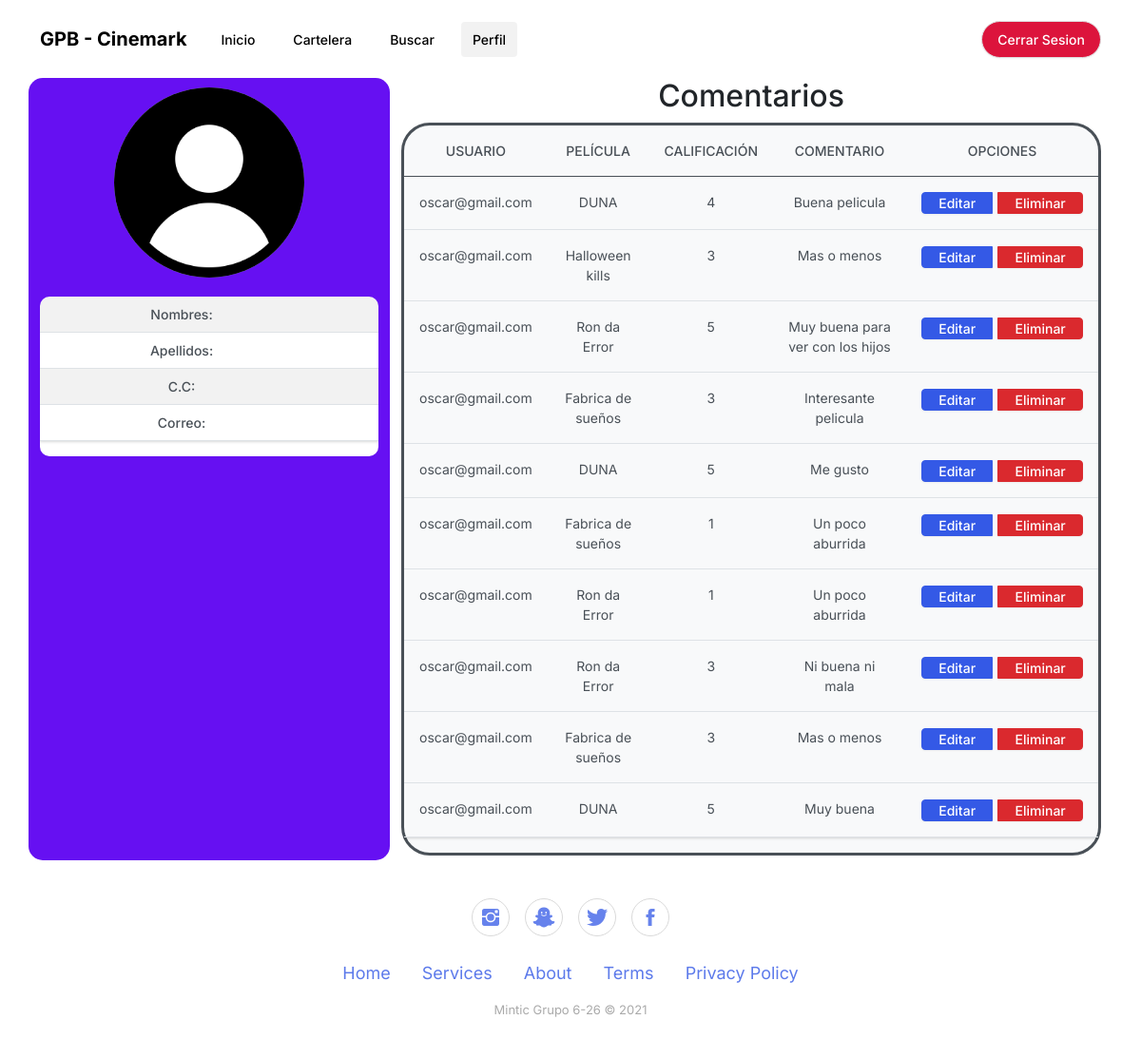
/perfil/4 (signed in), run on an earlier commit of the app's database.
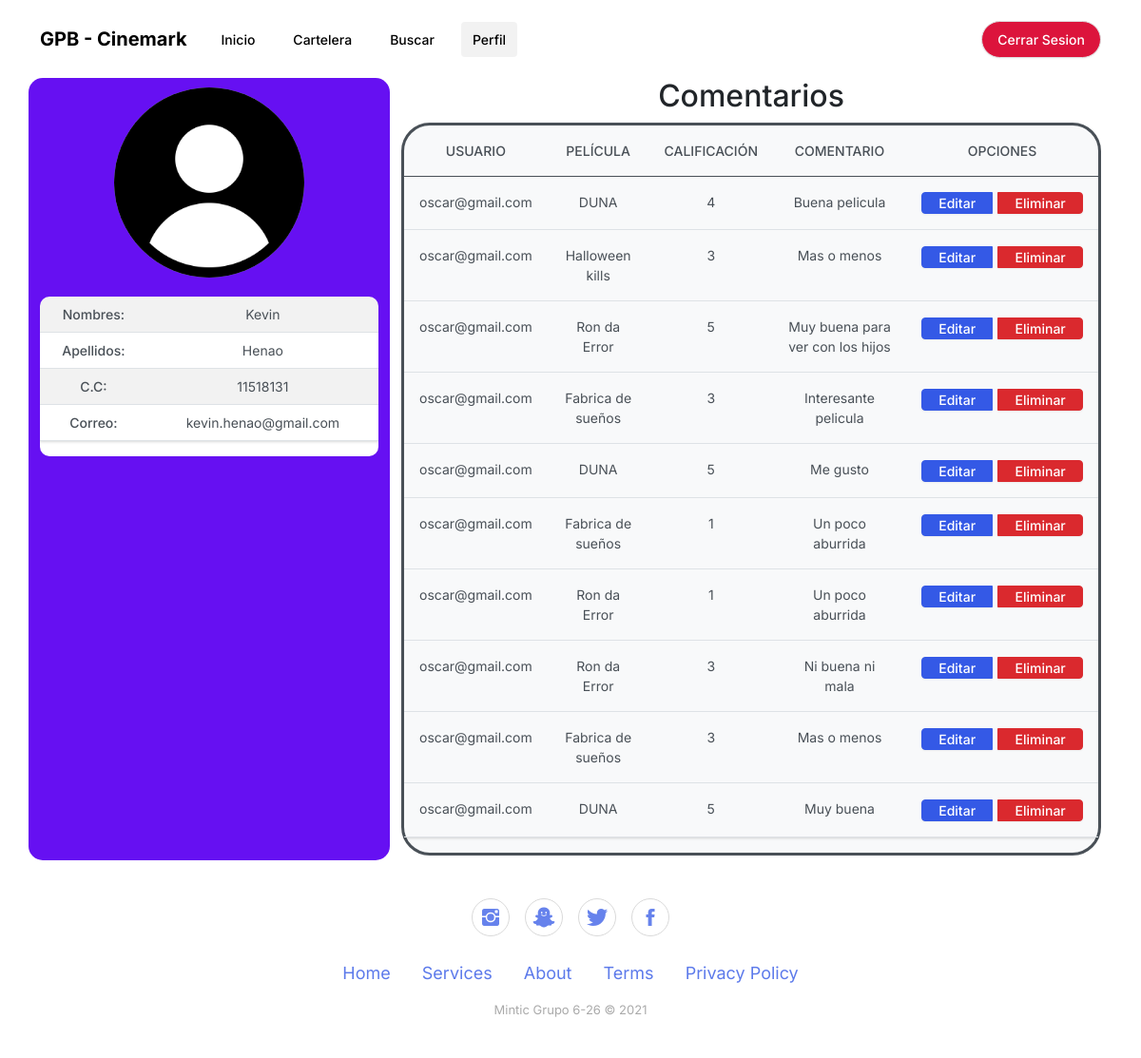
And on a later commit of the database.
### tables this page shows
CREATE TABLE comentarios (usuario INTEGER, comentario VARCHAR NOT NULL, id_pelicula INTEGER, puntaje INTEGER NOT NULL, nombrePelicula VARCHAR, id_comentario INTEGER PRIMARY KEY AUTOINCREMENT);

CREATE TABLE usuarios (id_usuario INTEGER PRIMARY KEY AUTOINCREMENT, nombre VARCHAR NOT NULL, apellidos VARCHAR, documento INTEGER NOT NULL, correo VARCHAR NOT NULL, clave VARCHAR NOT NULL, rol VARCHAR NOT NULL);

### app.py (the view)
@app.route("/perfil/<string:id>", methods=["GET","POST"])
def perfil(id=id):
    if "usuario" in session:
        try:
            with sqlite3.connect(ruta_db) as con:
                con.row_factory = sqlite3.Row #Convierte la respuesta de la BD en un diccionario
                cur = con.cursor()
                cur.execute("SELECT * FROM usuarios WHERE id_usuario=?",[id])
                row_perfil = cur.fetchone()
                cur=con.cursor()
                cur.execute("SELECT rol FROM usuarios WHERE correo=?",[session["usuario"]])
                row = cur.fetchone()
                rol=row[0]
                con.row_factory = sqlite3.Row #Convierte la respuesta de la BD en un diccionario
                cur = con.cursor()
                cur.execute("SELECT * FROM comentarios WHERE usuario=?",[session["usuario"]])
                row_comentarios = cur.fetchall()
                return render_template(ruta_perfil,row_usuario=row_perfil,rol=rol,row_comentarios=row_comentarios)
        except Error:
            print(Error)
    return redirect("/login")

### templates/Perfil.html (shortened to what this page needs)
<!DOCTYPE html>
<html lang="es">
<head>
    <link rel="stylesheet" href="{{ url_for('static', filename='css/styles.css') }}">
    <link rel="stylesheet" href="{{ url_for('static', filename='bootstrap/css/bootstrap.min.css') }}">
    <link rel="stylesheet" href="{{ url_for('static', filename='fonts/ionicons.min.css') }}">
    <link rel="stylesheet" href="https://cdnjs.cloudflare.com/ajax/libs/Swiper/6.4.8/swiper-bundle.min.css">
</head>
<body>
    <nav class="navbar navbar-light navbar-expand-md navigation-clean-button">
        <div class="container"><a class="navbar-brand" href="/"><strong>GPB - Cinemark</strong><br></a>
            <div class="collapse navbar-collapse text-truncate" id="navcol-1">
                <ul class="navbar-nav me-auto">
                    <li class="nav-item"><a class="nav-link nav-link" href="/">Inicio</a></li>
                    <li class="nav-item"><a class="nav-link" href="/cartelera">Cartelera</a></li>
                    <li class="nav-item"><a class="nav-link " href="/buscar">Buscar</a></li>
                    {% if rol == "administrador" or rol=="superadministrador" %}
                        <li class="nav-item"><a class="nav-link active nav-link" href="/perfil">Perfil</a></li>
                        <li class="nav-item"><a class="nav-link" href="/dashboard">Administrar</a></li>
                    {% else %}
                        <li class="nav-item"><a class="nav-link active nav-link" href="/perfil">Perfil</a></li>
                    {% endif %}
                </ul>
                <span class="navbar-text actions">
                    </ul><span class="navbar-text actions">
                        <a class="btn btn-light action-button logout" href="/logout">Cerrar Sesion</a>
                    </span>
                </span>
            </div>
        </div>
    </nav>
    <div class="container">
        <div class="row text-start" style="justify-content: center;">
            <div class="col-md-4 text-center" style="background: var(--bs-indigo);border-radius: 15px;border: 1px solid var(--bs-table-striped-color);"><img class="rounded-circle" style="height: 200px;width: auto;min-height: 200px;max-height: auto;background: var(--bs-gray-600);border-radius: 15px;border: 1px none var(--bs-indigo);margin-top: 10px;" src="{{ url_for('static', filename='img/usuario.png') }}">
                <div class="table-responsive" style="background: #ffffff;margin-top: 20px;height: auto;width: auto;margin-bottom: 10px;border-radius: 10px;border-color: var(--bs-gray-900);">
                    <table class="table table-striped table-hover table-sm">
                        <tbody>
                            <tr>
                                <th>Nombres:</th>
                                <td>{{row_usuario.nombre}}</td>
                            </tr>
                            <tr>
                                <th>Apellidos:</th>
                                <td>{{row_usuario.apellidos}}</td>
                            </tr>
                            <tr>
                                <th>C.C:</th>
                                <td>{{row_usuario.documento}}</td>
                            </tr>
                            <tr>
                                <th>Correo:</th>
                                <td>{{row_usuario.correo}}</td>
                            </tr>
                        </tbody>
                    </table>
                </div>
            </div>
            <div class="col">
                <h2 class="text-center">Comentarios</h2>
                <div class="text-center" style="background: var(--bs-gray-100);border-style: solid;border-radius: 30px;margin-top: 5px;margin-bottom: 5px;">
                    <div class="table-responsive">
                        <table class="table">
                            <thead>
                                <tr>
                                    <th>Usuario</th>
                                    <th>Película</th>
                                    <th>calificación</th>
                                    <th>comentario</th>
                                    <th>opciones</th>
                                </tr>
                            </thead>
                            <tbody>
                                {% for r in row_comentarios %}
                                <tr>
                                    <td>{{r.usuario}}</td>
                                    <td>{{r.nombrePelicula}}</td>
                                    <td>{{r.puntaje}}</td>
                                    <td>{{r.comentario}}</td>
                                    <td>
                                        <div class="btn-group" role="group" style="margin: auto;height: auto;padding-right: 0px;width: auto;min-width: 170px;">
                                            <button class="btn btn-primary" type="button" style="padding-top: 0;padding-right: 0;padding-bottom: 0;padding-left: 0;margin-right: 5px;" onclick="window.location.href='/detalle/{{r.id_pelicula}}'">Editar</button>
                                            <button class="btn btn-danger" type="button" style="padding: 0px 0px;margin-left: 0px;" onclick="window.location.href='/eliminarComentario/{{r.id_comentario}}/{{row_usuario.id_usuario}}'">Eliminar</button></div>
                                    </td>
                                </tr>
                                {% endfor %}
                            </tbody>
                        </table>
                    </div>
                </div>
            </div>
        </div>
    </div>
    <footer class="text-center text-primary footer-basic" title="asdasd">
        <div class="social"><a href="#"><i class="icon ion-social-instagram"></i></a><a href="#"><i class="icon ion-social-snapchat"></i></a><a href="#"><i class="icon ion-social-twitter"></i></a><a href="#"><i class="icon ion-social-facebook"></i></a></div>
        <ul class="list-inline">
            <li class="list-inline-item"><a href="index.html">Home</a></li>
            <li class="list-inline-item"><a href="#">Services</a></li>
            <li class="list-inline-item"><a href="#">About</a></li>
            <li class="list-inline-item"><a href="#">Terms</a></li>
            <li class="list-inline-item"><a href="#">Privacy Policy</a></li>
        </ul>
        <p class="copyright">Mintic Grupo 6-26&nbsp;© 2021</p>
    </footer>
</body>
</html>

### static/css/styles.css (style rules this page uses)
.logout { color:white !important; background-color: crimson !important; border-radius: 20px !important; }
.footer-basic { padding: 40px 0; background-color: #ffffff; color: #4b4c4d; }
.footer-basic ul { padding: 0; list-style: none; text-align: center; font-size: 18px; line-height: 1.6; margin-bottom: 0; }
.footer-basic li { padding: 0 10px; }
.footer-basic ul a { color: inherit; text-decoration: none; opacity: 0.8; }
.footer-basic .social { text-align: center; padding-bottom: 25px; }
.footer-basic .social > a { font-size: 24px; width: 40px; height: 40px; line-height: 40px; display: inline-block; text-align: center; border-radius: 50%; border: 1px solid #ccc; margin: 0 8px; color: inherit; opacity: 0.75; }
.footer-basic .copyright { margin-top: 15px; text-align: center; font-size: 13px; color: #aaa; margin-bottom: 0; }

What changed in the data, as far as the page shows it:
added usuarios: nombre "Kevin", apellidos "Henao", documento "11518131", correo "kevin.henao@gmail.com"
